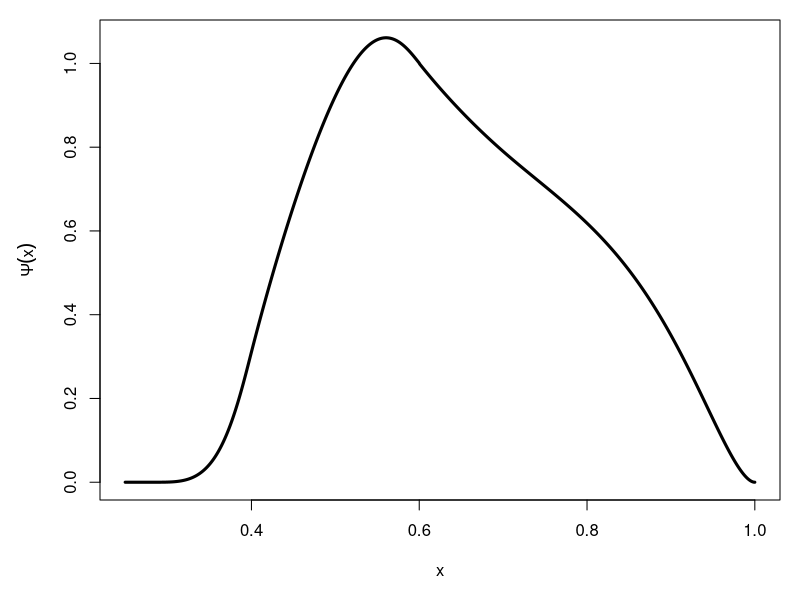

The R script that drew this image:
# Set parameters
a <- 0.7; b <- 0.5; 
alpha <- 0.85; beta <- 1;
xa <- 0.7;  # threshold for duplication
k0 <- 4 # coefficient in duplication rate
delta <- 0.2  # width of offspring size distribution
xp <- 0.5 + delta/2  # x_+ is maximum size of offspring

# Choose width of size brackets
dx <- 0.0005
eps <- 0.000001
# Evaluate everything slightly to the left of the point to avoid singularity
x <- seq(dx-eps, 1-eps, dx)

# Growth rate
g <- a*x^alpha-b*x^beta

# Make q nonzero only between (1-delta)/2 and (1+delta)/2
q <- function(x) {
    qr <- rep(0, length(x))
    qr[abs(x-0.5)<delta/2] <- 1/delta
    return(qr)
}

# Use k as in Tyson and Diekmann
k <- k0*(x-xa)^2/(1-x)
k[1:(xa/dx)] <- 0

# Define function that calculates Psi given
# a particular mortality rate constant m0
#
# The function returns the Psi and the integral
# over h/e that needs to be equal to 1
p <- function(m0) {
    
    # Use constant mortality 
    m <- rep_len(m0, length(x))
    
    # Calculate e(x)
    ep <- (k+m)/g
    # First calculate for x < xp
    es <- rev(cumsum(rev(ep[1:(xp/dx)])))
    # then for x > xp
    el <- -cumsum(ep[(xp/dx+1):length(ep)])
    # and put the results together
    e <- exp(c(es, el)*dx)
    
    # Calculate h(x)
    hp <- k*e/g
    hp[1:(xa/dx)] <- 0
    h <- rep_len(0, length(x))
    for (i in 1:length(x)) {
        h[i] <- 2*sum(hp*q(x[i]/x)/x)*dx
    }
    
    he <- h/e
    he[e==0] <- 0
    Theta <- cumsum(he)*dx
    b <- Theta[length(x)]
    
    Psi <- g[xp/dx]*e*Theta/g
    return(list(Psi, b))
}

# Find the duplication rate constant that satisfies the
# boundary condition
m0 <- uniroot(function(m0) p(m0)[[2]]-1, lower=0.05, upper=10)[["root"]]

# Calculate the solution
p <- p(m0)
# and plot it in the range where cells can exist
# (We manually set Psi(1)=0)
par(mar=c(5,5,1,1))
plot(c(x[((xa-delta)/2/dx):length(x)],1), 
     c(p[[1]][((xa-delta)/2/dx):length(x)],0), 
     type="l", lwd=3,
     xlab="x", ylab=expression(Psi(x)))

